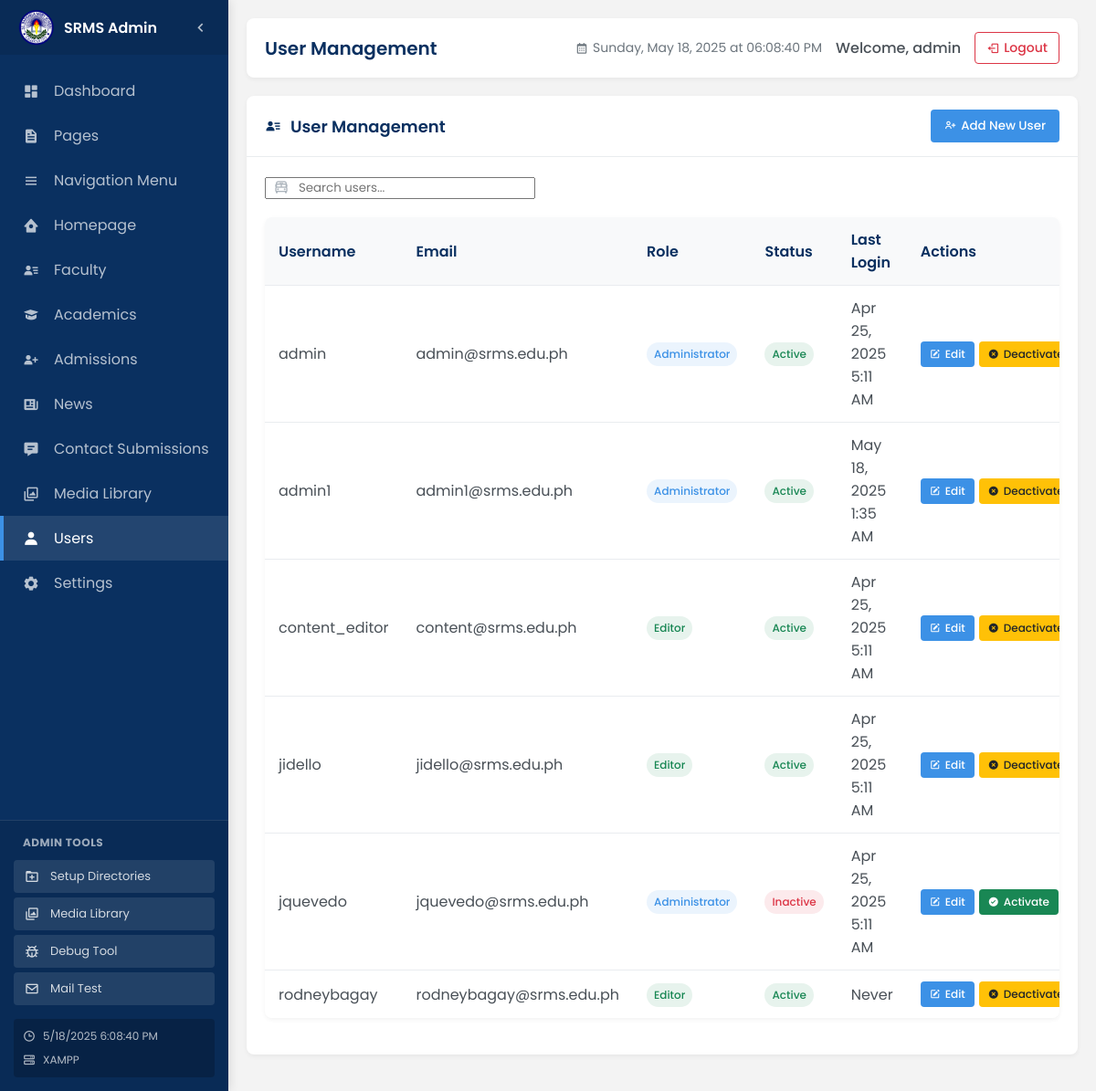
Before: /admin/users.php (signed in) with the older database file.
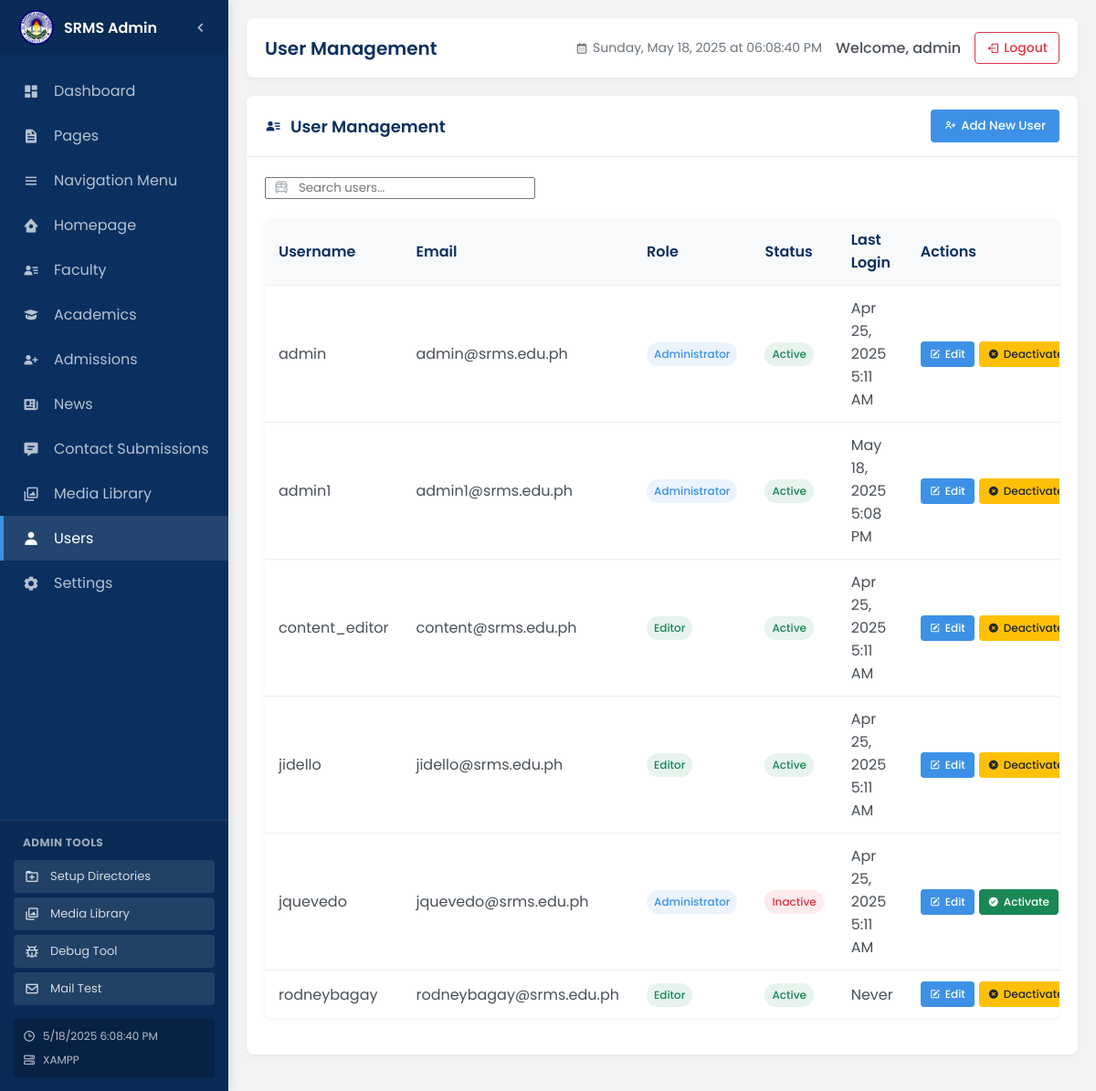
After: the same page with the newer database file.
### tables this page shows
CREATE TABLE `users` (
  `id` int(11) NOT NULL,
  `username` varchar(50) NOT NULL,
  `password` varchar(255) NOT NULL,
  `email` varchar(100) NOT NULL,
  `role` enum('admin','editor','content_manager') NOT NULL DEFAULT 'editor',
  `active` tinyint(1) DEFAULT 1,
  `last_login` datetime DEFAULT NULL,
  `created_at` timestamp NOT NULL DEFAULT current_timestamp(),
  `updated_at` timestamp NOT NULL DEFAULT current_timestamp() ON UPDATE current_timestamp()
);

### includes/db.php (called while the page is built, shortened)
<?php
class Database {
    private $connection;
    private function connect() {
        $host = DB_SERVER;
        $user = DB_USERNAME;
        $pass = DB_PASSWORD;
        $db = DB_NAME;
        $port = defined('DB_PORT') ? DB_PORT : '3306';
        $this->connection = new mysqli($host, $user, $pass, $db, $port);
        $this->connection->set_charset('utf8mb4');
    }
    public function query($sql) {
        $result = $this->connection->query($sql);
        return $result;
    }
    public function fetch_all($sql) {
        $result = $this->query($sql);
        $rows = [];
        if ($result) {
            while ($row = $result->fetch_assoc()) {
                $rows[] = $row;
            }
        }
        return $rows;
    }
}

### admin/users.php (the view, shortened to what the changed rows need)
<?php
include_once '../includes/db.php';
$db = new Database();
$users = $db->fetch_all("SELECT * FROM users ORDER BY username");
?>
<div class="panel">
    <div class="panel-body">
        <div class="table-container">
            <table class="table" id="usersTable">
                <thead>
                    <tr>
                        <th>Username</th>
                        <th>Email</th>
                        <th>Role</th>
                        <th>Status</th>
                        <th>Last Login</th>
                        <th>Actions</th>
                    </tr>
                </thead>
                <tbody>
                    <?php if(empty($users)): ?>
                    <tr>
                        <td colspan="6" class="text-center">
                            <div class="empty-state">
                                <i class='bx bx-user-x'></i>
                                <p>No users found.</p>
                            </div>
                        </td>
                    </tr>
                    <?php else: ?>
                        <?php foreach($users as $user): ?>
                        <tr>
                            <td><?php echo htmlspecialchars($user['username']); ?></td>
                            <td><?php echo htmlspecialchars($user['email']); ?></td>
                            <td>
                                <span class="badge badge-<?php
                                    echo $user['role'] === 'admin' ? 'primary' :
                                        ($user['role'] === 'editor' ? 'success' : 'warning');
                                ?>">
                                    <?php
                                        switch($user['role']) {
                                            case 'admin':
                                                echo 'Administrator';
                                                break;
                                            default:
                                                echo 'Editor';
                                        }
                                    ?>
                                </span>
                            </td>
                            <td>
                                <span class="badge badge-<?php echo $user['active'] ? 'success' : 'danger'; ?>">
                                    <?php echo $user['active'] ? 'Active' : 'Inactive'; ?>
                                </span>
                            </td>
                            <td>
                                <?php echo $user['last_login'] ? date('M j, Y g:i A', strtotime($user['last_login'])) : 'Never'; ?>
                            </td>
                            <td>
                                <div class="action-buttons">
                                    <button type="button" class="btn btn-primary btn-sm edit-user-btn" data-id="<?php echo $user['id']; ?>">
                                        <i class='bx bxs-edit'></i> Edit
                                    </button>
                                    <?php if($user['id'] !== (int)$_SESSION['admin_user_id']): ?>
                                        <?php if($user['active']): ?>
                                            <a href="users.php?action=toggle_status&id=<?php echo $user['id']; ?>" class="btn btn-warning btn-sm" onclick="return confirm('Are you sure you want to deactivate this user?')">
                                                <i class='bx bxs-x-circle'></i> Deactivate
                                            </a>
                                        <?php else: ?>
                                            <a href="users.php?action=toggle_status&id=<?php echo $user['id']; ?>" class="btn btn-success btn-sm">
                                                <i class='bx bxs-check-circle'></i> Activate
                                            </a>
                                        <?php endif; ?>
                                    <?php endif; ?>
                                </div>
                            </td>
                        </tr>
                        <?php endforeach; ?>
                    <?php endif; ?>
                </tbody>
            </table>
        </div>
    </div>
</div>
<?php
include 'layout.php';
?>

Changed rows visible on the page:
changed users "admin1": last_login "May 18, 2025 1:35 AM" → "May 18, 2025 5:08 PM"
